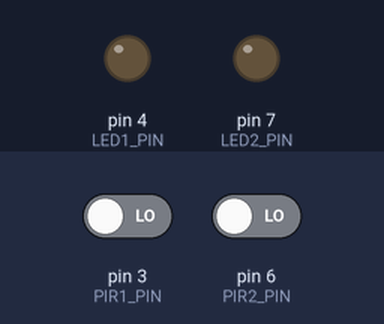
Simulated run of this sketch. Board: Arduino Uno, built with avr-gcc and run on an emulated ATmega328P. On the bench: output pins drawn as LEDs (lit = HIGH). The test bench sets the inputs (shaded band); at power-on: pin 3 (PIR1_PIN) LOW, pin 6 (PIR2_PIN) LOW.

Above: at 1.2 s.
1.3 s: pin 3 (PIR1_PIN) driven HIGH
At 2.5 s:
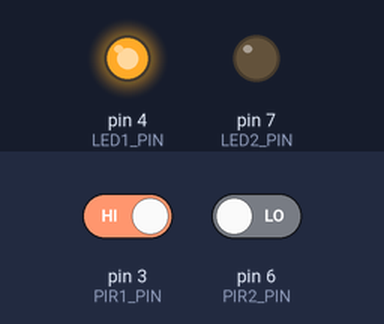
2.8 s: pin 6 (PIR2_PIN) driven HIGH
At 3.7 s:
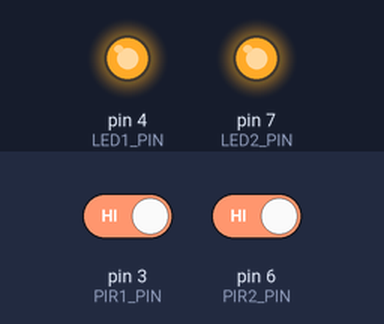
4.3 s: pin 3 (PIR1_PIN) driven LOW
At 5.0 s:
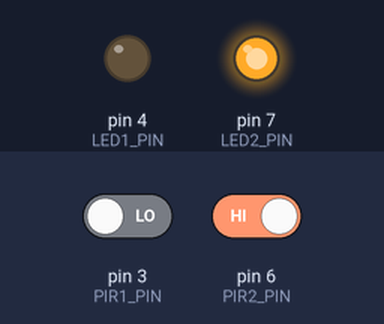
5.8 s: pin 6 (PIR2_PIN) driven LOW
At 6.1 s:
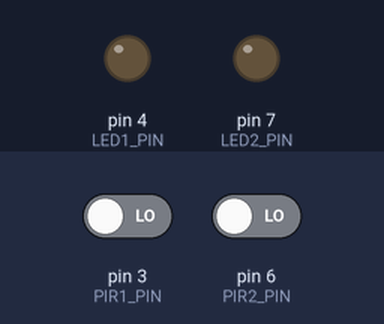
Timing chart, 0 to 8.3 s (numbered marks = the images above; inputs shaded):
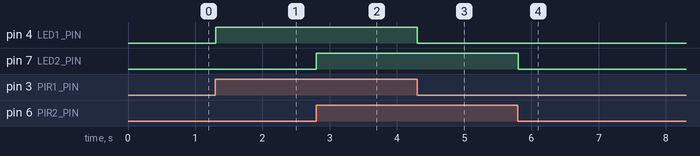

Measured:
- after the input at 1.3 s, pin 4 (LED1_PIN): LOW → HIGH at once
- after the input at 2.8 s, pin 7 (LED2_PIN): LOW → HIGH at once
- after the input at 4.3 s, pin 4 (LED1_PIN): HIGH → LOW at once
- after the input at 5.8 s, pin 7 (LED2_PIN): HIGH → LOW at once

The sketch:

Sensor_movimiento_v1.ino
```cpp
const int PIR1_PIN = 3;
const int LED1_PIN = 4;

const int PIR2_PIN = 6;
const int LED2_PIN = 7;

void setup() {
  pinMode(PIR1_PIN, INPUT);
  pinMode(LED1_PIN, OUTPUT);
  pinMode(PIR2_PIN, INPUT);
  pinMode(LED2_PIN, OUTPUT);
  Serial.begin(9600);
}

void loop() {
  digitalWrite(LED1_PIN,digitalRead(PIR1_PIN));
  digitalWrite(LED2_PIN,digitalRead(PIR2_PIN));
  delay(20);
}
```
